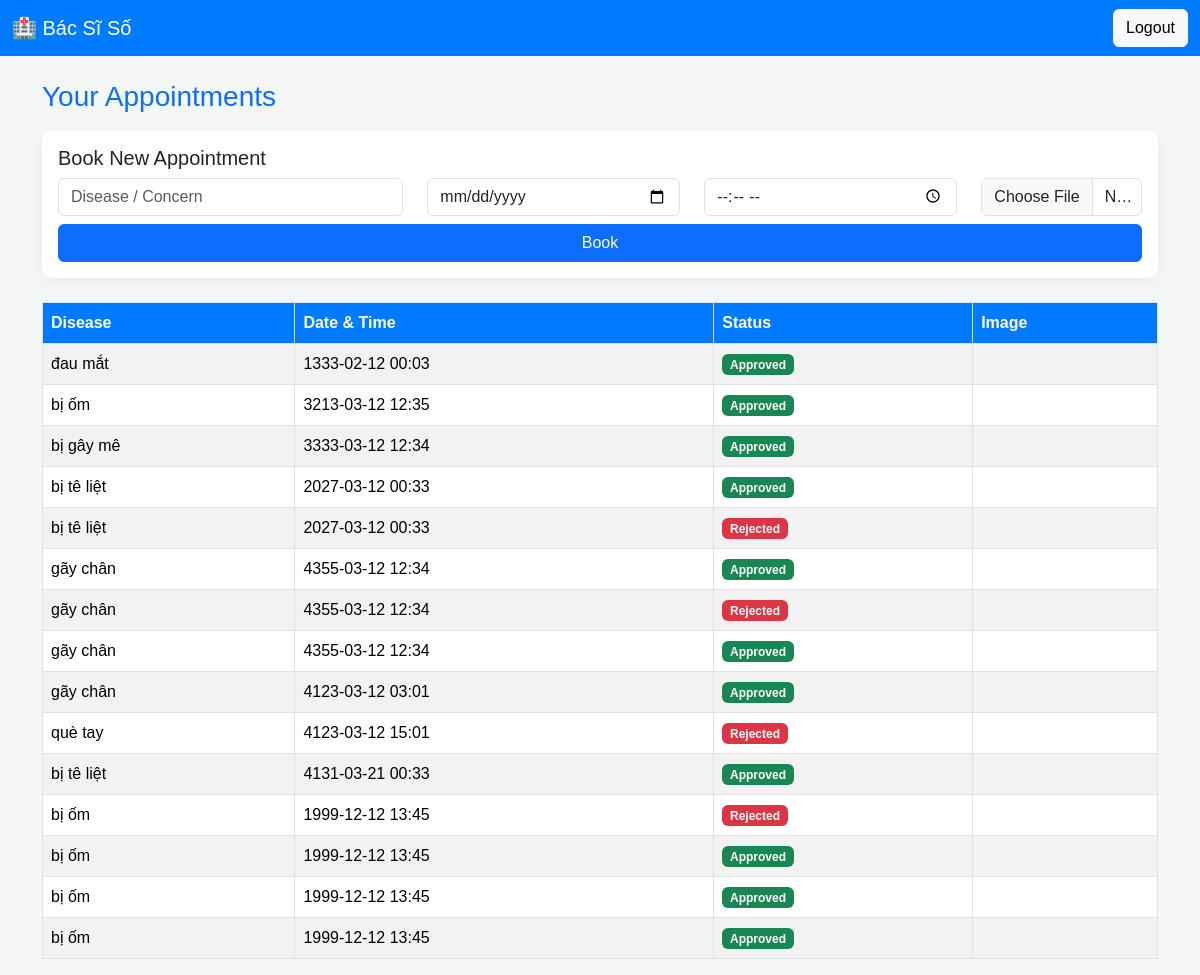
The page /user (signed in) on the database its author committed.
### tables this page shows
CREATE TABLE appointments (
            id INTEGER PRIMARY KEY AUTOINCREMENT,
            user_id INTEGER NOT NULL,
            disease TEXT NOT NULL,
            datetime TEXT NOT NULL,
            status TEXT DEFAULT 'pending',
            image_path TEXT,
            FOREIGN KEY(user_id) REFERENCES users(id)
        );

### app.py (the view)
@app.route('/user')
@login_required
def user_dashboard():
    if current_user.role == 'admin':
        return redirect(url_for('admin_dashboard'))
    vn_timezone = timezone(timedelta(hours=7))
    now_vn = datetime.now(vn_timezone)
    today_date = now_vn.strftime('%Y-%m-%d')
    current_time = now_vn.strftime('%H:%M')
    conn = sqlite3.connect(DB_NAME)
    c = conn.cursor()
    c.execute("SELECT disease, datetime, status, image_path, id FROM appointments WHERE user_id = ?", (current_user.id,))
    appointments = c.fetchall()
    conn.close()
    return render_template('user.html',
                           appointments=appointments,
                           today_date=today_date,
                           current_time=current_time)

### app.py (called while the page is built)
@login_manager.user_loader
def load_user(user_id):
    conn = sqlite3.connect(DB_NAME)
    c = conn.cursor()
    c.execute("SELECT * FROM users WHERE id = ?", (user_id,))
    row = c.fetchone()
    conn.close()
    if row:
        return User(row[0], row[1], row[3], row[4], row[5], row[6])
    return None

### templates/user.html (shortened to what this page needs)
<!DOCTYPE html>
<html lang="en">
<head>
  <link href="https://cdn.jsdelivr.net/npm/bootstrap@5.3.3/dist/css/bootstrap.min.css" rel="stylesheet">
</head>
<body>
  <nav class="navbar navbar-expand-lg">
    <div class="container-fluid">
      <a class="navbar-brand" href="#">🏥 Bác Sĩ Số</a>
      <div class="ms-auto">
        <a href="{{ url_for('logout') }}" class="btn btn-light">Logout</a>
      </div>
    </div>
  </nav>
  <div class="container mt-4">
    <h3 class="text-primary mb-3">Your Appointments</h3>
    <form method="POST" action="{{ url_for('book') }}" enctype="multipart/data" class="card p-3 mb-4">
      <h5>Book New Appointment</h5>
      <div class="row">
        <div class="col-md-4 mb-2">
          <input type="text" name="disease" class="form-control" placeholder="Disease / Concern" required>
        </div>
        <div class="col-md-3 mb-2">
          <input type="date" name="date" id="date-input" class="form-control"
                 min="{{ today_date }}" required>
        </div>
        <div class="col-md-3 mb-2">
          <input type="time" name="time" id="time-input" class="form-control" required>
        </div>
        <div class="col-md-2 mb-2">
          <input type="file" name="image" class="form-control">
        </div>
      </div>
      <button type="submit" class="btn btn-primary">Book</button>
    </form>
    <table class="table table-bordered table-striped">
      <thead>
        <tr>
          <th>Disease</th>
          <th>Date & Time</th>
          <th>Status</th>
          <th>Image</th>
        </tr>
      </thead>
      <tbody>
        {% for a in appointments %}
        <tr>
          <td>{{ a[0] }}</td>
          <td>{{ a[1] }}</td>
          <td>
            {% if a[2] == 'approved' %}
              <span class="badge bg-success">Approved</span>
            {% elif a[2] == 'rejected' %}
              <span class="badge bg-danger">Rejected</span>
            {% else %}
              <span class="badge bg-secondary">Pending</span>
            {% endif %}
          </td>
          <td>
          </td>
        </tr>
        {% endfor %}
      </tbody>
    </table>
  </div>
</body>
</html>

### templates/user.html (style rules this page uses)
body { background: url('') no-repeat center center fixed; background-size: cover; font-family: 'Poppins', sans-serif; background-color: #f4f7f6; }
.navbar { background-color: #007bff !important; }
.navbar-brand, .nav-link { color: white !important; }
.table th { background-color: #007bff; color: white; }
.card { box-shadow: 0 4px 12px rgba(0,0,0,0.05); border: none; border-radius: 10px; }

### rows shown on the page
appointments: disease "đau mắt", datetime "1333-02-12 00:03", status "Approved"
appointments: disease "bị ốm", datetime "3213-03-12 12:35", status "Approved"
appointments: disease "bị gây mê", datetime "3333-03-12 12:34", status "Approved"
appointments: disease "bị tê liệt", datetime "2027-03-12 00:33", status "Approved"
appointments: disease "bị tê liệt", datetime "2027-03-12 00:33", status "Rejected"
appointments: disease "gãy chân", datetime "4355-03-12 12:34", status "Approved"
appointments: disease "gãy chân", datetime "4355-03-12 12:34", status "Rejected"
appointments: disease "gãy chân", datetime "4355-03-12 12:34", status "Approved"
appointments: disease "gãy chân", datetime "4123-03-12 03:01", status "Approved"
appointments: disease "què tay", datetime "4123-03-12 15:01", status "Rejected"
appointments: disease "bị tê liệt", datetime "4131-03-21 00:33", status "Approved"
appointments: disease "bị ốm", datetime "1999-12-12 13:45", status "Rejected"
appointments: disease "bị ốm", datetime "1999-12-12 13:45", status "Approved"
appointments: disease "bị ốm", datetime "1999-12-12 13:45", status "Approved"
appointments: disease "bị ốm", datetime "1999-12-12 13:45", status "Approved"
